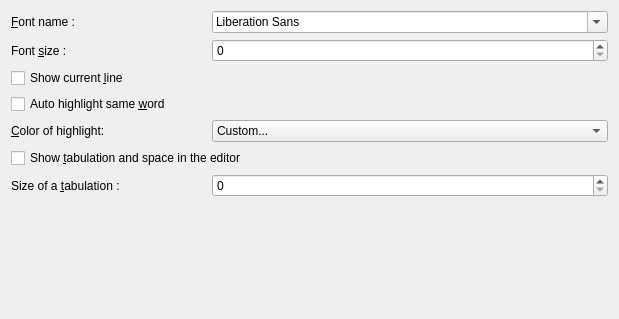
<?xml version="1.0" encoding="UTF-8"?>
<ui version="4.0">
 <class>CustomFont</class>
 <widget class="QWidget" name="CustomFont">
  <property name="geometry">
   <rect>
    <x>0</x>
    <y>0</y>
    <width>619</width>
    <height>319</height>
   </rect>
  </property>
  <property name="windowTitle">
   <string>Font</string>
  </property>
  <layout class="QGridLayout" name="gridLayout">
   <item row="0" column="0">
    <widget class="QLabel" name="label_6">
     <property name="text">
      <string>&amp;Font name :</string>
     </property>
     <property name="buddy">
      <cstring>m_fontComboBox</cstring>
     </property>
    </widget>
   </item>
   <item row="0" column="1" colspan="2">
    <widget class="QFontComboBox" name="m_fontComboBox">
     <property name="whatsThis">
      <string>Name of the font to use in all editors.</string>
     </property>
    </widget>
   </item>
   <item row="1" column="0">
    <widget class="QLabel" name="label_10">
     <property name="text">
      <string>Font &amp;size :</string>
     </property>
     <property name="buddy">
      <cstring>m_fontSizeSpinBox</cstring>
     </property>
    </widget>
   </item>
   <item row="1" column="1" colspan="2">
    <widget class="QSpinBox" name="m_fontSizeSpinBox">
     <property name="whatsThis">
      <string>Size of the font in the editor. The value is a global value.</string>
     </property>
    </widget>
   </item>
   <item row="2" column="0">
    <widget class="QCheckBox" name="m_showCurrentLineCheckBox">
     <property name="whatsThis">
      <string>Show the current line in a different color. Usually a blue-gray.</string>
     </property>
     <property name="text">
      <string>Show current &amp;line</string>
     </property>
    </widget>
   </item>
   <item row="3" column="0" colspan="2">
    <widget class="QCheckBox" name="m_autoHighlightCheckBox">
     <property name="whatsThis">
      <string>&lt;p&gt;Highlight automatically all same word in the editor in the same color.&lt;/p&gt;
&lt;p&gt;&lt;i&gt;This can be slow down the edition mode.&lt;/i&gt;&lt;/p&gt;</string>
     </property>
     <property name="text">
      <string>Auto highlight same &amp;word</string>
     </property>
    </widget>
   </item>
   <item row="4" column="0">
    <widget class="QLabel" name="label_17">
     <property name="text">
      <string>&amp;Color of highlight:</string>
     </property>
     <property name="buddy">
      <cstring>m_highlightTextColorComboBox</cstring>
     </property>
    </widget>
   </item>
   <item row="4" column="1" colspan="2">
    <widget class="XinxColorCombo" name="m_highlightTextColorComboBox">
     <property name="whatsThis">
      <string>Color used for highlight same word</string>
     </property>
     <item>
      <property name="text">
       <string>Custom...</string>
      </property>
     </item>
     <item>
      <property name="text">
       <string>Red</string>
      </property>
     </item>
     <item>
      <property name="text">
       <string>Green</string>
      </property>
     </item>
     <item>
      <property name="text">
       <string>Blue</string>
      </property>
     </item>
     <item>
      <property name="text">
       <string>Cyan</string>
      </property>
     </item>
     <item>
      <property name="text">
       <string>Magenta</string>
      </property>
     </item>
     <item>
      <property name="text">
       <string>Yellow</string>
      </property>
     </item>
     <item>
      <property name="text">
       <string>Dark Red</string>
      </property>
     </item>
     <item>
      <property name="text">
       <string>Dark Green</string>
      </property>
     </item>
     <item>
      <property name="text">
       <string>Dark Blue</string>
      </property>
     </item>
     <item>
      <property name="text">
       <string>Dark Cyan</string>
      </property>
     </item>
     <item>
      <property name="text">
       <string>Dark Magenta</string>
      </property>
     </item>
     <item>
      <property name="text">
       <string>Dark Yellow</string>
      </property>
     </item>
     <item>
      <property name="text">
       <string>White</string>
      </property>
     </item>
     <item>
      <property name="text">
       <string>Light Gray</string>
      </property>
     </item>
     <item>
      <property name="text">
       <string>Gray</string>
      </property>
     </item>
     <item>
      <property name="text">
       <string>Dark Gray</string>
      </property>
     </item>
     <item>
      <property name="text">
       <string>Black</string>
      </property>
     </item>
    </widget>
   </item>
   <item row="5" column="0" colspan="2">
    <widget class="QCheckBox" name="m_showTabulationCheckBox">
     <property name="whatsThis">
      <string>Show tabulation and space in the editor with specialcharacter (in greyed colour).</string>
     </property>
     <property name="text">
      <string>Show &amp;tabulation and space in the editor</string>
     </property>
    </widget>
   </item>
   <item row="6" column="0">
    <widget class="QLabel" name="label_14">
     <property name="text">
      <string>Size of a &amp;tabulation :</string>
     </property>
     <property name="buddy">
      <cstring>m_sizeOfTabSpinBox</cstring>
     </property>
    </widget>
   </item>
   <item row="6" column="1" colspan="2">
    <widget class="QSpinBox" name="m_sizeOfTabSpinBox">
     <property name="whatsThis">
      <string>Size of tabulation in number of character. This is the number of character that tabulation replaces.</string>
     </property>
    </widget>
   </item>
   <item row="7" column="1">
    <spacer name="verticalSpacer">
     <property name="orientation">
      <enum>Qt::Vertical</enum>
     </property>
     <property name="sizeHint" stdset="0">
      <size>
       <width>20</width>
       <height>113</height>
      </size>
     </property>
    </spacer>
   </item>
  </layout>
 </widget>
 <customwidgets>
  <customwidget>
   <class>XinxColorCombo</class>
   <extends>QComboBox</extends>
   <header>xinxcolorcombo.h</header>
  </customwidget>
 </customwidgets>
 <resources>
  <include location="../../../components/xinxpluginselector.qrc"/>
  <include location="../../application.qrc"/>
 </resources>
 <connections/>
</ui>
